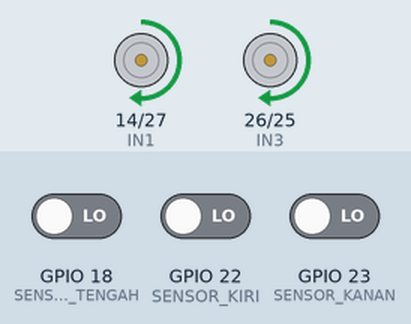
Simulated run of this sketch. Board: ESP32. Shown: motor-driver pin pairs drawn as motors (green arrow = first pin HIGH = forward, orange = second pin HIGH = backward, longer = more drive, scaled by the enable pin). Inputs (shaded band) come from the test bench; at power-on: GPIO 22 (SENSOR_KIRI) LOW, GPIO 18 (SENSOR_TENGAH) LOW, GPIO 23 (SENSOR_KANAN) LOW.

Above: at 3.2 s.
3.3 s: GPIO 22 (SENSOR_KIRI) driven HIGH
At 4.2 s:
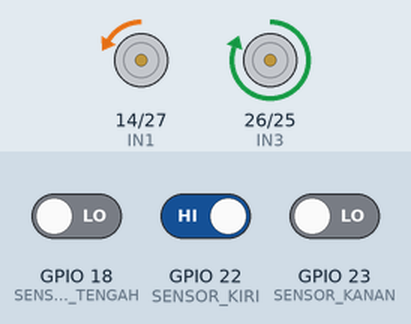
5.3 s: GPIO 18 (SENSOR_TENGAH) driven HIGH
At 5.8 s:
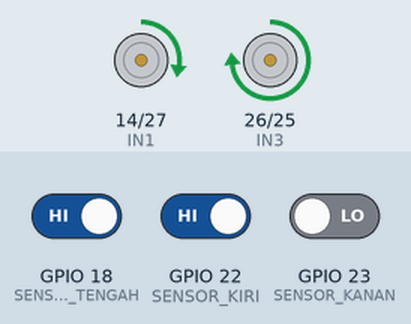
6.8 s: GPIO 23 (SENSOR_KANAN) driven HIGH
At 7.9 s:
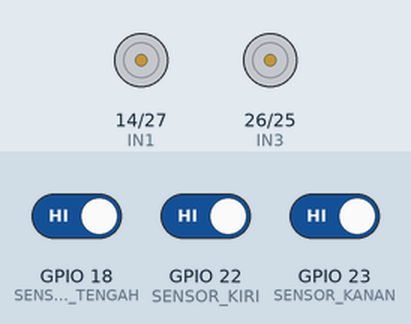
9.8 s: GPIO 22 (SENSOR_KIRI) driven LOW
12.8 s: GPIO 18 (SENSOR_TENGAH) driven LOW
At 13.8 s:
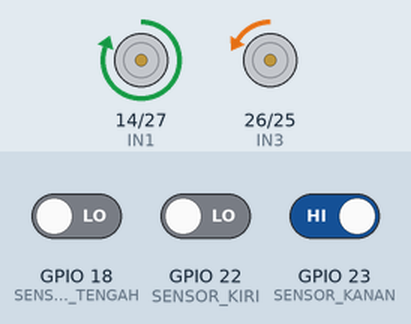
14.3 s: GPIO 23 (SENSOR_KANAN) driven LOW
At 14.9 s:
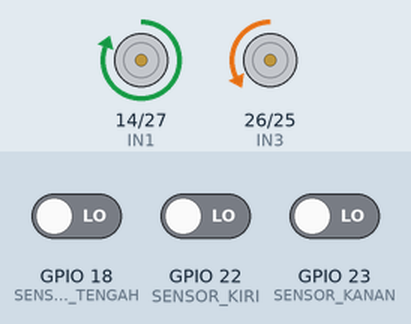
Timing chart, 0 to 16.8 s (numbered marks = the images above; inputs shaded):
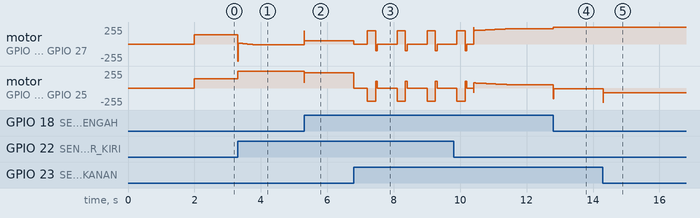

Measured:
- after the input at 3.3 s, motor on GPIO 26 (IN3) / GPIO 25 (IN4): forward 139/255 → forward 255/255 at once
- after the input at 5.3 s, motor on GPIO 14 (IN1) / GPIO 27 (IN2): backward 10/255 → forward 52/255 at once; motor on GPIO 26 (IN3) / GPIO 25 (IN4): forward 255/255 → forward 227/255 at once
- after the input at 12.8 s, motor on GPIO 14 (IN1) / GPIO 27 (IN2): forward 227/255 → forward 255/255 at once; motor on GPIO 26 (IN3) / GPIO 25 (IN4): forward 52/255 → backward 10/255 at once
- after the input at 14.3 s, motor on GPIO 26 (IN3) / GPIO 25 (IN4): backward 10/255 → backward 72/255 at once

The sketch:

main.ino
```cpp
// Pin sensor
const int SENSOR_KIRI   = 22;
const int SENSOR_TENGAH = 18;
const int SENSOR_KANAN  = 23;

// --- PIN MOTOR DRIVER L298N KE ESP32 ---
const int ENA = 13; // PWM Kecepatan Motor Kiri
const int IN1 = 14; // Arah Motor Kiri
const int IN2 = 27; // Arah Motor Kiri

const int IN3 = 26; // Arah Motor Kanan
const int IN4 = 25; // Arah Motor Kanan
const int ENB = 33; // PWM Kecepatan Motor Kanan

// --- PENGATURAN PWM ESP32 ---
const int PWM_FREQ = 1000;
const int PWM_RES  = 10;   // 0 - 1023
const int PWM_MAX  = 1023;

// --- KONSTANTA PID ---
float Kp = 250.0;
float Ki = 1;
float Kd = 600.0;

// --- PENGATURAN KECEPATAN (0 - 1023) ---
int baseSpeed = 560;
int maxSpeed  = 1023;
int turnSpeed = 800;  // Kecepatan saat putar balik

// Ubah ke LOW jika sensor mengeluarkan logika 0 saat mendeteksi garis hitam
const int GARIS = HIGH;

// Variabel perhitungan PID
int error = 0;
int lastError = 0;
int integral = 0;
int lastKnownDirection = 0;

void setup() {
  Serial.begin(115200);

  pinMode(SENSOR_KIRI, INPUT);
  pinMode(SENSOR_TENGAH, INPUT);
  pinMode(SENSOR_KANAN, INPUT);

  pinMode(IN1, OUTPUT);
  pinMode(IN2, OUTPUT);
  pinMode(IN3, OUTPUT);
  pinMode(IN4, OUTPUT);

  ledcAttach(ENA, PWM_FREQ, PWM_RES);
  ledcAttach(ENB, PWM_FREQ, PWM_RES);

  setMotor(0, 0);
  delay(2000);
}

void loop() {
  // 1. Baca sensor
  int sKiri   = (digitalRead(SENSOR_KIRI)   == GARIS) ? 1 : 0;
  int sTengah = (digitalRead(SENSOR_TENGAH) == GARIS) ? 1 : 0;
  int sKanan  = (digitalRead(SENSOR_KANAN)  == GARIS) ? 1 : 0;

  // --- KONDISI KHUSUS: KETIGA SENSOR DETEKSI HITAM ---
  if (sKiri == 1 && sTengah == 1 && sKanan == 1) {
    putarBalik();
    return; // Langsung ulangi loop() dari awal setelah putar balik selesai
  }

  // 2. Konversi sensor menjadi error
  if (sKiri == 1 && sTengah == 0 && sKanan == 0) {
    error = -2;
    lastKnownDirection = -1;
  } else if (sKiri == 1 && sTengah == 1 && sKanan == 0) {
    error = -1;
    lastKnownDirection = -1;
  } else if (sKiri == 0 && sTengah == 1 && sKanan == 0) {
    error = 0;
  } else if (sKiri == 0 && sTengah == 1 && sKanan == 1) {
    error = 1;
    lastKnownDirection = 1;
  } else if (sKiri == 0 && sTengah == 0 && sKanan == 1) {
    error = 2;
    lastKnownDirection = 1;
  } else if (sKiri == 0 && sTengah == 0 && sKanan == 0) {
    if (lastKnownDirection == -1)      error = -3;
    else if (lastKnownDirection == 1)  error = 3;
  }

  // 3. Kalkulasi PID
  integral += error;
  integral = constrain(integral, -100, 100);
  int derivative = error - lastError;

  float pidValue = (Kp * error) + (Ki * integral) + (Kd * derivative);
  lastError = error;

  // 4. Kecepatan tiap motor
  int leftMotorSpeed  = baseSpeed + pidValue;
  int rightMotorSpeed = baseSpeed - pidValue;

  leftMotorSpeed  = constrain(leftMotorSpeed,  -maxSpeed, maxSpeed);
  rightMotorSpeed = constrain(rightMotorSpeed, -maxSpeed, maxSpeed);

  // 5. Gerakkan motor
  setMotor(leftMotorSpeed, rightMotorSpeed);

  delay(10);
}

// Fungsi manuver berhenti dan putar balik 180 derajat
void putarBalik() {
  // 1. Berhenti sejenak
  setMotor(0, 0);
  delay(400);

  // 2. Mulai berputar di tempat (motor kiri maju, motor kanan mundur = putar kanan)
  // Jika ingin putar ke kiri, ubah menjadi setMotor(-turnSpeed, turnSpeed);
  setMotor(turnSpeed, -turnSpeed);

  // 3. Delay singkat agar sensor tengah keluar dari garis hitam yang sekarang
  // SESUAIKAN nilai delay ini jika robot langsung berhenti berputar sebelum berbalik arah
  delay(250);

  // 4. Terus berputar sampai sensor tengah kembali menemukan garis hitam
  while (digitalRead(SENSOR_TENGAH) != GARIS) {
    delay(5);
  }

  // 5. Rem sebentar untuk meredam momentum putaran agar tidak bablas
  setMotor(-turnSpeed / 2, turnSpeed / 2);
  delay(50);
  setMotor(0, 0);
  delay(200);

  // 6. Reset memori PID agar tidak kaget saat mulai jalan lagi
  error = 0;
  lastError = 0;
  integral = 0;
  lastKnownDirection = 0;
}

void setMotor(int speedKiri, int speedKanan) {
  // Motor Kiri
  if (speedKiri >= 0) {
    digitalWrite(IN1, HIGH);
    digitalWrite(IN2, LOW);
  } else {
    digitalWrite(IN1, LOW);
    digitalWrite(IN2, HIGH);
  }
  ledcWrite(ENA, constrain(abs(speedKiri), 0, PWM_MAX));

  // Motor Kanan
  if (speedKanan >= 0) {
    digitalWrite(IN3, HIGH);
    digitalWrite(IN4, LOW);
  } else {
    digitalWrite(IN3, LOW);
    digitalWrite(IN4, HIGH);
  }
  ledcWrite(ENB, constrain(abs(speedKanan), 0, PWM_MAX));
}
```
